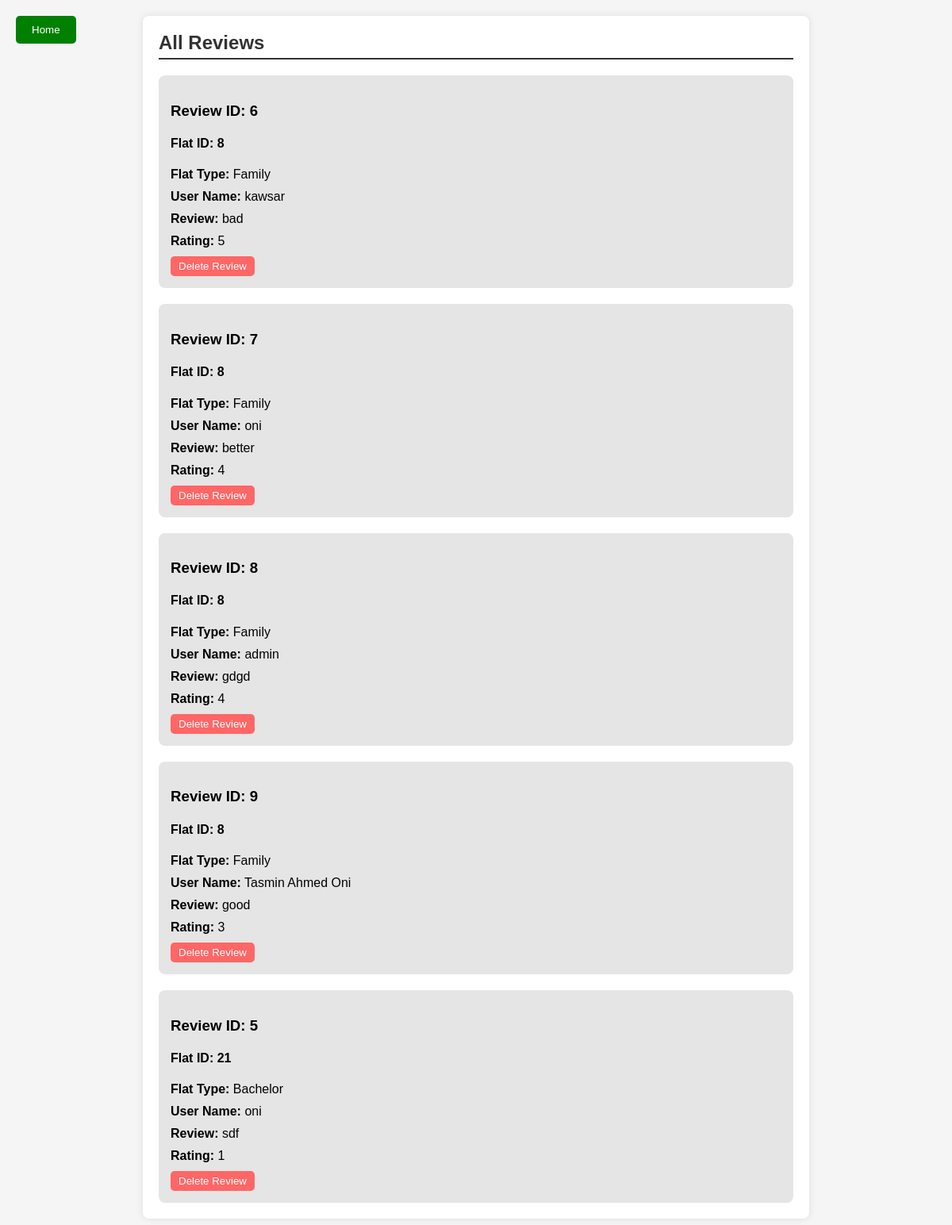
The page /adminreview.php on the database its author committed.
### tables this page shows
CREATE TABLE `reviews_ratings` (
  `id` int(11) NOT NULL,
  `Flatid` int(11) DEFAULT NULL,
  `username` varchar(200) NOT NULL,
  `review` text DEFAULT NULL,
  `rating` int(11) DEFAULT NULL
);

CREATE TABLE `addproperty` (
  `name` varchar(200) NOT NULL,
  `email` varchar(200) NOT NULL,
  `phone_number` varchar(200) NOT NULL,
  `Flatid` int(11) NOT NULL,
  `flat_location` varchar(20) NOT NULL,
  `flat_size` int(5) NOT NULL,
  `floor_number` int(11) NOT NULL,
  `bedrooms` int(2) NOT NULL,
  `washrooms` int(2) NOT NULL,
  `balcony` int(2) NOT NULL,
  `kitchen` int(1) NOT NULL,
  `living_room` int(1) NOT NULL,
  `dinning_room` int(1) NOT NULL,
  `flat_type` varchar(10) NOT NULL,
  `photos` blob NOT NULL,
  `rent` int(6) NOT NULL,
  `status` varchar(200) NOT NULL DEFAULT 'pending ',
  `available_status` varchar(200) NOT NULL DEFAULT 'Available '
);

### adminreview.php (the view, shortened to what this page needs)
<!DOCTYPE html>
<html lang="en">
<head>
</head>
<body>
<button class="home-button" onclick="window.location.href='admin.php'">Home</button>
    <div class="container">
        <h2>All Reviews</h2>
        <?php
        $conn = new mysqli("localhost", "root", "", "db");
        $sql = "SELECT a.Flatid, a.flat_type, r.id, r.review, r.rating, r.username FROM addproperty a LEFT JOIN reviews_ratings r ON a.Flatid = r.Flatid";
        $result = $conn->query($sql);
        if ($result->num_rows > 0) {
            while ($row = $result->fetch_assoc()) {
                if (!empty($row['review'])) {
                    echo "<div class='review'>";
                    echo "<h3>Review ID: " . $row['id'] . "</h3>";
                    echo "<h4>Flat ID: " . $row['Flatid'] . "</h4>";
                    echo "<p><strong>Flat Type:</strong> " . $row['flat_type'] . "</p>";
                    if (!empty($row['username'])) {
                        echo "<p><strong>User Name:</strong> " . $row['username'] . "</p>";
                    } else {
                        echo "<p>No username available.</p>";
                    }
                    if (!empty($row['review'])) {
                        echo "<p><strong>Review:</strong> " . $row['review'] . "</p>";
                    } else {
                        echo "<p>No reviews available.</p>";
                    }
                    if (!empty($row['rating'])) {
                        echo "<p><strong>Rating:</strong> " . $row['rating'] . "</p>";
                    } else {
                        echo "<p>No ratings available.</p>";
                    }
                    echo "<form action='' method='post'>";
                    echo "<input type='submit' class='delete-btn' value='Delete Review'>";
                    echo "</form>";
                    echo "</div>";
                }
            }
        } else {
            echo "<p>No reviews and ratings found for any property.</p>";
        }
        ?>
    </div>
</body>
</html>

### adminreview.php (style rules this page uses)
body { font-family: Arial, sans-serif; background-color: #f5f5f5; margin: 0; padding: 0; box-sizing: border-box; }
.container { max-width: 800px; margin: 20px auto; padding: 20px; background-color: #fff; border-radius: 8px; box-shadow: 0 0 10px rgba(0, 0, 0, 0.1); }
.review { margin-top: 20px; background-color: rgba(0, 0, 0, 0.1); padding: 15px; border-radius: 8px; }
h2 { margin-top: 0; color: #333; border-bottom: 2px solid #333; padding-bottom: 5px; }
p { margin: 10px 0; }
strong { font-weight: bold; }
.delete-btn { background-color: #ff6666; color: #fff; border: none; padding: 5px 10px; border-radius: 5px; cursor: pointer; }
.home-button { position: absolute; top: 20px; left: 20px; background-color: green; color: white; border: none; padding: 10px 20px; border-radius: 5px; cursor: pointer; }

### rows shown on the page
reviews_ratings: id "6", Flatid.Flatid "8", Flatid.flat_type "Family", username "kawsar", review "bad", rating "5"
reviews_ratings: id "7", Flatid.Flatid "8", Flatid.flat_type "Family", username "oni", review "better", rating "4"
reviews_ratings: id "8", Flatid.Flatid "8", Flatid.flat_type "Family", username "admin", review "gdgd", rating "4"
reviews_ratings: id "9", Flatid.Flatid "8", Flatid.flat_type "Family", username "Tasmin Ahmed Oni", review "good", rating "3"
reviews_ratings: id "5", Flatid.Flatid "21", Flatid.flat_type "Bachelor", username "oni", review "sdf", rating "1"
